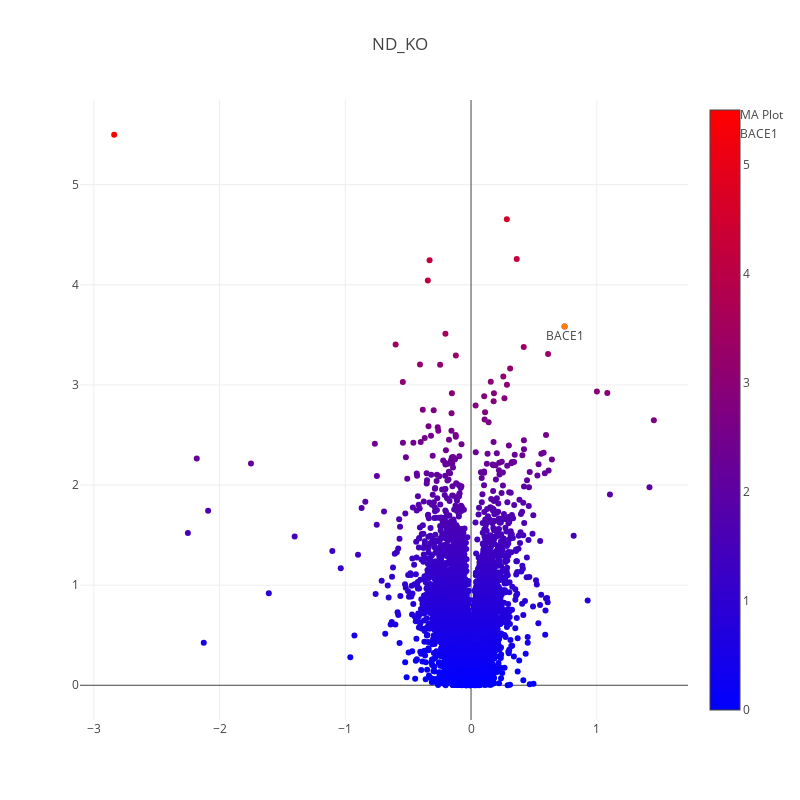

The notebook cell saved with this chart:
### Code cell
#interactive plot
trace_1 = go.Scatter(
    x=hippo_df['log2_fc_{}'.format(tag)],
    y=hippo_df['log10_{}_pvalue'.format(tag)],
    mode='markers',
    name='MA Plot',
    text = [df.loc[i]['Fasta headers'].split('|')[2].split(';')[0].split(' ')[0] for i in hippo_df.index.values],
    hoverinfo = 'text',
    marker=dict(
        #size=16,
        color = hippo_df['log10_{}_pvalue'.format(tag)], #set color equal to a variable
        colorscale='Bluered',
        showscale=True
    )
)


annot_1 = go.Scatter(
    x=[hippo_df.loc[bace_index]['log2_fc_{}'.format(tag)]],
    y=[hippo_df.loc[bace_index]['log10_{}_pvalue'.format(tag)]],
    mode='markers+text',
    name='BACE1',
    text=['BACE1'],
    textposition='bottom center'
)
layout = dict(title=tag,
             width=800,
             height=800,
              
             )

fig = go.Figure(data=[trace_1,annot_1], 
                layout=layout)
iplot(fig, filename='test')

### Figure 1 — Plotly figure (JSON) as saved in the notebook; plotly's stock layout.template omitted (floating-point values rounded to 4 significant figures; data arrays with more than 128 entries replaced by an {"elided": "..."} marker saying what was removed)
{"data": [{"hoverinfo": "text", "marker": {"color": {"elided": "7046 float values"}, "colorscale": "Bluered", "showscale": true}, "mode": "markers", "name": "MA Plot", "text": {"elided": "7046 str values"}, "type": "scatter", "uid": "0bfc7194-e30c-4557-a75f-8fe265af7c43", "x": {"elided": "7046 float values"}, "y": {"elided": "7046 float values"}}, {"mode": "markers+text", "name": "BACE1", "text": ["BACE1"], "textposition": "bottom center", "type": "scatter", "uid": "9ea72f4c-d058-4be6-a1ac-c7f1916842c0", "x": [0.7438], "y": [3.584]}], "layout": {"height": 800, "title": {"text": "ND_KO"}, "width": 800}}
